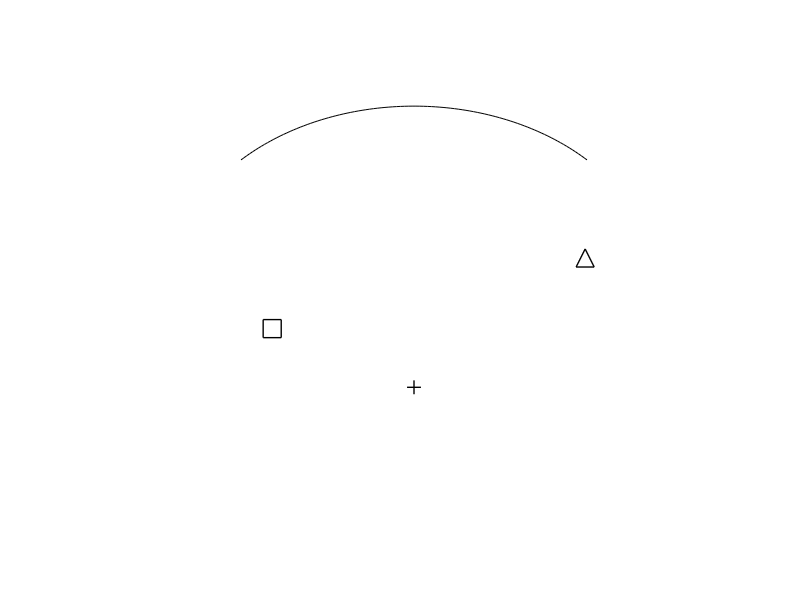
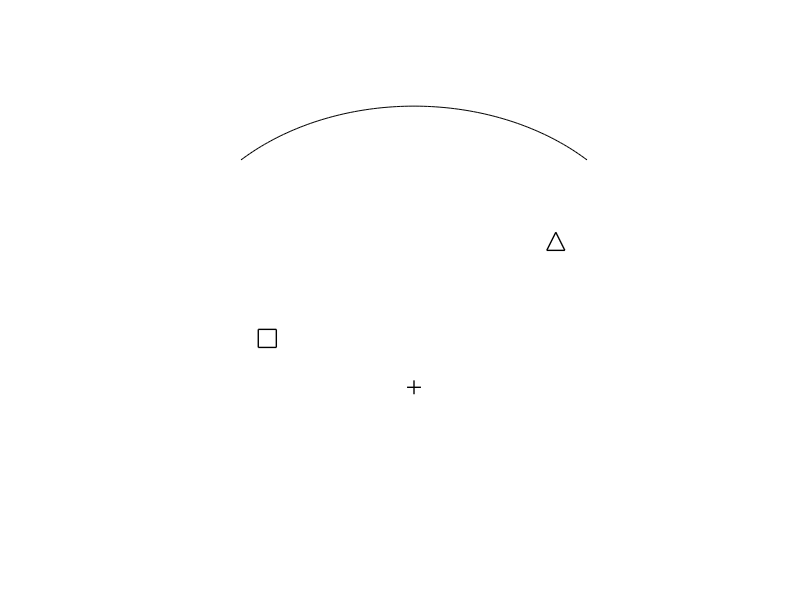
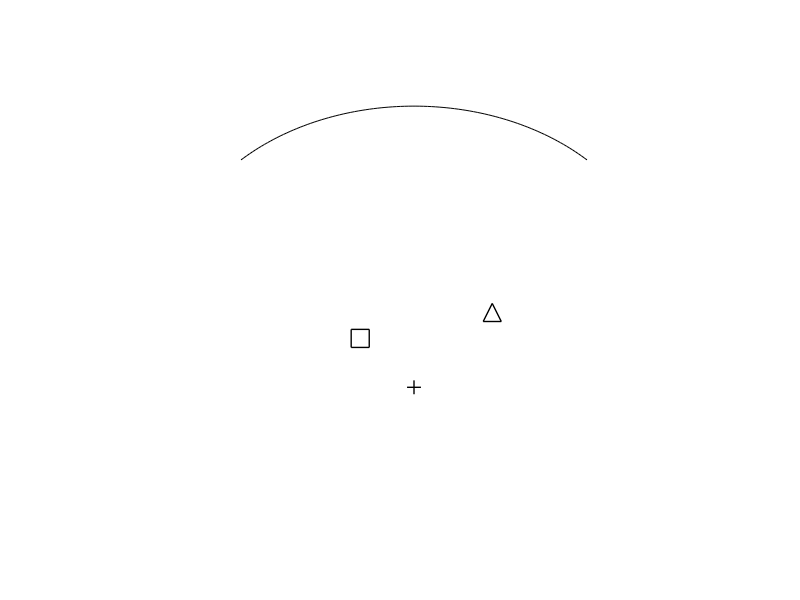
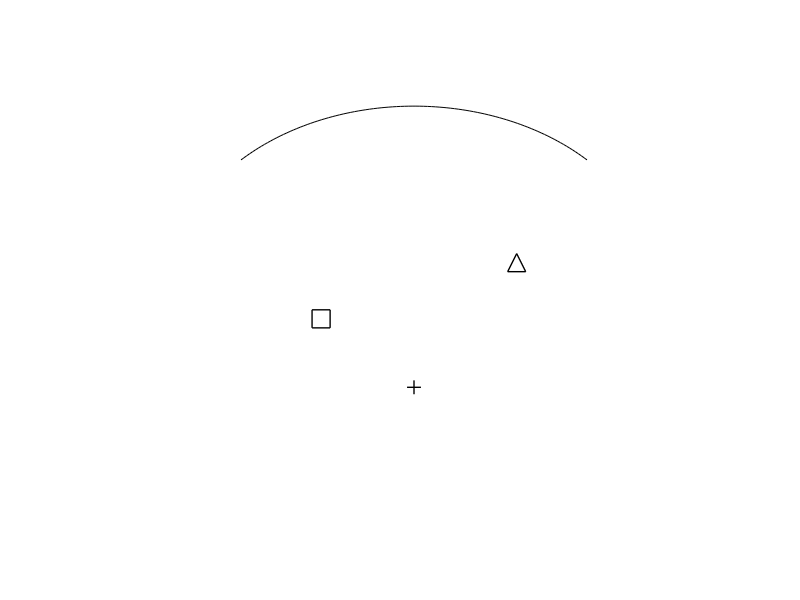

Source code (MATLAB) for these figures, in order:
% condition B2(border present, which object is closer to the cross, response by a button) 
% square is closer to the cross

% number of images of this type 
n = 32;

% interval of x,y changes of axes for the triangle and square locations in % of x, y length
percentX_square = [15, 45]; 
percentY_square = [40, 54]; 

percentX_triangle = [55, 85];

for imagei = 1:n
    
    % draw arc
    figure(1), clf
    
    % parametrs of arc
    a = pi/4; % start of arc in radians
    b = 3*pi/4; % end of arc in radians
    h = 9; k = -4;  %(h,k) is the center of the circle
    r = 3; % radius
    
    % plot an arc
    t = linspace(a,b);
    x = r*cos(t) + h;
    y = r*sin(t) + k;
    plot(x,y, 'k')
    axis([h-r h+r k-r-1 k+r+1])
    axis square;
    
    % to get info about axes
    xAxis = get(gca,'xlim');
    yAxis = get(gca,'ylim');
    xlength = diff(xAxis);
    ylength = diff(yAxis);
    
    % X and Y coordinates of cross and square 
    x_cross = 0.5*xlength+xAxis(1);
    y_cross = 0.3*ylength+yAxis(1);
    
    x_square = randi(percentX_square)/100*xlength+xAxis(1);
    y_square = randi(percentY_square)/100*ylength+yAxis(1);
    
    % distance between cross and square
    CrSq_distance = sqrt((x_square-x_cross)^2+(y_square-y_cross)^2);
    % distance between cross and triangle
    CrTr_distance = 1.5*CrSq_distance;
    
    % X and Y coordinates of triangle
    x_triangle = randi(percentX_triangle)/100*xlength+xAxis(1);
    y_triangle = sqrt(CrTr_distance^2-(x_triangle-x_cross)^2)+y_cross;
    
    if ~isreal(y_triangle)    % if y_triangle occasionaly is complex number, try another x
        while ~isreal(y_triangle) 
        x_triangle = randi(percentX_triangle)/100*xlength+xAxis(1);
        y_triangle = sqrt(CrTr_distance^2-(x_triangle-x_cross)^2)+y_cross;
        end
    end
     
    % plot cross, square and triangle
    hold on
    plot(x_cross, y_cross, '+k','LineWidth', 1, 'MarkerSize',10)
    hold on
    plot(x_square,y_square, 'ks', 'LineWidth', 1,'MarkerSize',13)
    hold on
    plot(x_triangle,y_triangle, 'k^','LineWidth', 1, 'MarkerSize',13);
    set(gca,'xtick',[],'ytick',[],'Xcolor','none','Ycolor','none') % remove axes

    % save image
    print(gcf,['B2_' num2str(imagei) '_square.png'],'-dpng','-r300');
end
